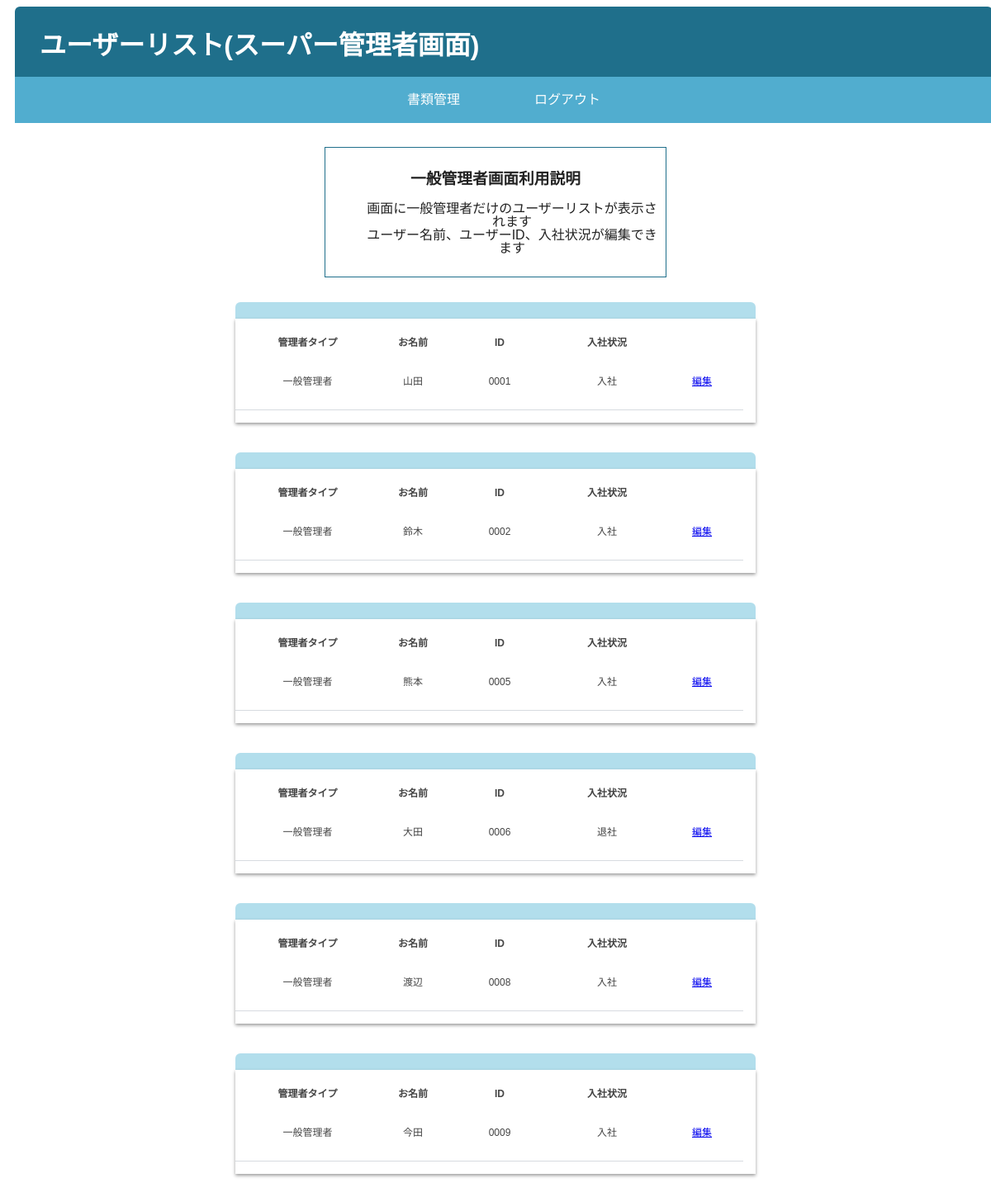
The app's page /userselect.php with its own data.
### tables this page shows
CREATE TABLE `gs_user_table` (
  `id` int(12) NOT NULL,
  `name` varchar(64) NOT NULL,
  `lid` varchar(128) NOT NULL,
  `lpw` varchar(255) NOT NULL,
  `kanri_flg` varchar(128) NOT NULL,
  `life_flg` varchar(64) NOT NULL
);

### userselect.php (the view, shortened to what this page needs)
<?php
$pdo = user_conn();
$stmt = $pdo->prepare("SELECT * FROM gs_user_table");
$status = $stmt->execute();
?>
<!DOCTYPE html>
<html lang="ja">
<head>
  <link rel="stylesheet" href="css/bookmark.css">
</head>
<body>
<div class ="title" style="background-color: #1f6f8b; height:90px;margin-bottom:40px;margin-left:10px;color:white;">
  <h1 class="home_title" style="padding-left: 30px;">ユーザーリスト(スーパー管理者画面)</h1>
  <nav class="main-nav">
    <ul>
    <li class="list"><a class="tab" href="index.php">書類管理</a></li>
    <li class="list"><a class="tab" href="logout.php">ログアウト</a></li>
  </ul>
</nav>
</div>
<div class="explain" style="border:1px solid #1f6f8b;text-align:center;width:35%;margin:auto;margin-top:80px;">
  <h3>一般管理者画面利用説明</h3>
  <ul>
    <li>画面に一般管理者だけのユーザーリストが表示されます</li>
    <li>ユーザー名前、ユーザーID、入社状況が編集できます</li>
  </ul>
</div>
<div class="datalist" style="padding-left: 30px;"></div>
        <?php
            if ($status == false) {
              sql_error($status);
            } else {
              while( $result = $stmt->fetch(PDO::FETCH_ASSOC)){
                if($result['kanri_flg']=="一般管理者"){
                echo '<div class="w">';
                echo '<div class="title"></div>';
                echo '<div class="page"><table class="cart">';
                echo '<thead><tr>';
                echo '<th class="first">管理者タイプ</th><th class="second">お名前</th><th class="third">ID</th><th class="fourth">入社状況</th><th class="fifth">&nbsp;</th>' ;
                echo '</tr></thead>';
                echo '<tbody>';
                echo '<tr class="productitm">';
                echo '<td>' . $result['kanri_flg'] . '</td>';
                echo '<td>' . $result['name'] . '</td>';
                echo '<td>' . $result['lid'] . '</td>';
                echo '<td>' . $result['life_flg'] . '</td>';
                echo '<td>';
                echo "<a href=useredit.php?id=" . $result['id'] . ">編集</a>\n";
                echo '</td>';
                echo '</tr>';
                echo '</tbody>';
                echo '</table>';
                echo '</div>';
                echo '</div><br>';
                }
            }
          }
        ?>
</body>
</html>

### userselect.php (style rules this page uses)
div { padding:10px; }
body { font-family: 'Helvetica Neue', Helvetica, Arial, sans-serif; line-height: 1; color: #414141; }
article, aside, details, figcaption, figure, footer, header, hgroup, menu, nav, section { display: block; }
ol, ul { list-style: none; }
table { border-collapse: collapse; border-spacing: 0; }
.w { display: block; width: 650px; margin: 0 auto; font-size: 62.5%; }
.title { display: block; width: 100%; background: #b2deec; padding: 10px 0; -webkit-border-top-right-radius: 6px; -webkit-border-top-left-radius: 6px; -moz-border-radius-topright: 6px; -moz-border-radius-topleft: 6px; border-top-right-radius: 6px; border-top-left-radius: 6px; }
.page { display: block; background: #fff; padding: 15px 0; -webkit-box-shadow: 0 2px 4px rgba(0,0,0,0.4); -moz-box-shadow: 0 2px 4px rgba(0,0,0,0.4); }
.cart { display: block; border-collapse: collapse; margin: 0; width: 100%; font-size: 1.2em; color: #444; }
.cart thead th { padding: 8px 0; font-weight: bold; }
.cart thead th.first { width: 175px; }
.cart thead th.second { width: 80px; }
.cart thead th.third { width: 130px; }
.cart thead th.fourth { width: 130px; }
.cart thead th.fifth { width: 100px; }
.cart tbody td { text-align: center; margin-top: 4px; }
tr.productitm { height: 65px; line-height: 65px; border-bottom: 1px solid #d7dbe0; }
body { font-family: 'Nunito', sans-serif; color: #222; }
* { transition: all .65s ease; box-sizing: border-box; }
.main-nav { background: #51adcf; color: white; }
.tab { color: #ffffff; padding: 20px 45px; display: flex; text-transform: uppercase; text-decoration: none; }
.list { list-style: none; margin: 0; padding: 0; }
.main-nav ul { display: flex; align-items: center; flex-direction: row; justify-content: center; width: 100%; list-style: none; margin: 0; padding: 0 }

### records on screen
gs_user_table: kanri_flg "一般管理者", name "山田", lid "0001", life_flg "入社"
gs_user_table: kanri_flg "一般管理者", name "鈴木", lid "0002", life_flg "入社"
gs_user_table: kanri_flg "一般管理者", name "熊本", lid "0005", life_flg "入社"
gs_user_table: kanri_flg "一般管理者", name "大田", lid "0006", life_flg "退社"
gs_user_table: kanri_flg "一般管理者", name "渡辺", lid "0008", life_flg "入社"
gs_user_table: kanri_flg "一般管理者", name "今田", lid "0009", life_flg "入社"
